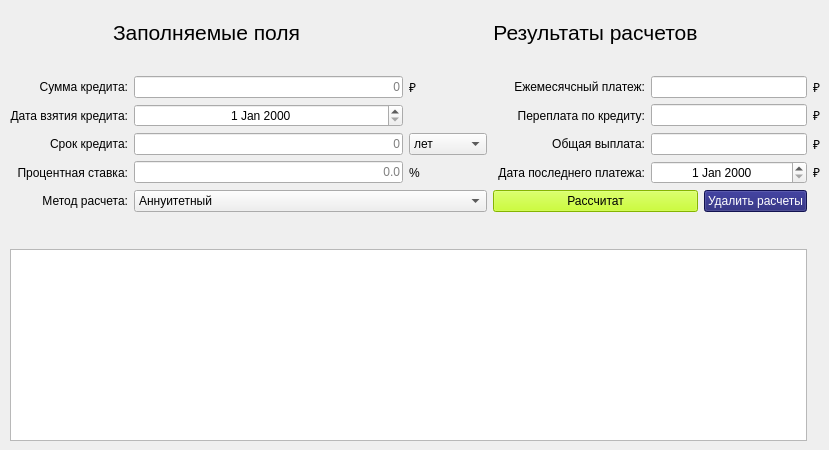
      <widget class="QWidget" name="tab_2">
       <attribute name="title">
        <string>Кредитный</string>
       </attribute>
       <widget class="QWidget" name="layoutWidget">
        <property name="geometry">
         <rect>
          <x>10</x>
          <y>20</y>
          <width>810</width>
          <height>421</height>
         </rect>
        </property>
        <layout class="QGridLayout" name="gridLayout">
         <item row="0" column="0" colspan="3">
          <widget class="QLabel" name="label_13">
           <property name="font">
            <font>
             <pointsize>16</pointsize>
            </font>
           </property>
           <property name="text">
            <string>Заполняемые поля</string>
           </property>
           <property name="alignment">
            <set>Qt::AlignCenter</set>
           </property>
          </widget>
         </item>
         <item row="0" column="4" colspan="4">
          <widget class="QLabel" name="label_15">
           <property name="font">
            <font>
             <pointsize>16</pointsize>
            </font>
           </property>
           <property name="text">
            <string>Результаты расчетов</string>
           </property>
           <property name="alignment">
            <set>Qt::AlignCenter</set>
           </property>
          </widget>
         </item>
         <item row="1" column="1" colspan="2">
          <spacer name="verticalSpacer_2">
           <property name="orientation">
            <enum>Qt::Vertical</enum>
           </property>
           <property name="sizeHint" stdset="0">
            <size>
             <width>20</width>
             <height>10</height>
            </size>
           </property>
          </spacer>
         </item>
         <item row="1" column="5" colspan="2">
          <spacer name="verticalSpacer_3">
           <property name="orientation">
            <enum>Qt::Vertical</enum>
           </property>
           <property name="sizeHint" stdset="0">
            <size>
             <width>20</width>
             <height>10</height>
            </size>
           </property>
          </spacer>
         </item>
         <item row="2" column="2">
          <widget class="QLineEdit" name="sum_credit">
           <property name="text">
            <string/>
           </property>
           <property name="maxLength">
            <number>100</number>
           </property>
           <property name="alignment">
            <set>Qt::AlignRight|Qt::AlignTrailing|Qt::AlignVCenter</set>
           </property>
           <property name="placeholderText">
            <string>0</string>
           </property>
          </widget>
         </item>
         <item row="2" column="3">
          <widget class="QLabel" name="label_16">
           <property name="text">
            <string>₽</string>
           </property>
          </widget>
         </item>
         <item row="2" column="9">
          <widget class="QLabel" name="label_21">
           <property name="text">
            <string>₽</string>
           </property>
          </widget>
         </item>
         <item row="3" column="0" colspan="2">
          <widget class="QLabel" name="label_14">
           <property name="text">
            <string>Дата взятия кредита:</string>
           </property>
           <property name="alignment">
            <set>Qt::AlignRight|Qt::AlignTrailing|Qt::AlignVCenter</set>
           </property>
          </widget>
         </item>
         <item row="3" column="2">
          <widget class="QDateEdit" name="date_credit_start">
           <property name="alignment">
            <set>Qt::AlignCenter</set>
           </property>
          </widget>
         </item>
         <item row="3" column="9">
          <widget class="QLabel" name="label_22">
           <property name="text">
            <string>₽</string>
           </property>
          </widget>
         </item>
         <item row="4" column="2">
          <widget class="QLineEdit" name="term_credit">
           <property name="text">
            <string/>
           </property>
           <property name="alignment">
            <set>Qt::AlignRight|Qt::AlignTrailing|Qt::AlignVCenter</set>
           </property>
           <property name="placeholderText">
            <string>0</string>
           </property>
          </widget>
         </item>
         <item row="4" column="3">
          <widget class="QComboBox" name="comboBox_term">
           <item>
            <property name="text">
             <string>лет</string>
            </property>
           </item>
           <item>
            <property name="text">
             <string>месяцев</string>
            </property>
           </item>
          </widget>
         </item>
         <item row="4" column="9">
          <widget class="QLabel" name="label_23">
           <property name="text">
            <string>₽</string>
           </property>
          </widget>
         </item>
         <item row="5" column="0" colspan="2">
          <widget class="QLabel" name="label_11">
           <property name="text">
            <string>Процентная ставка:</string>
           </property>
           <property name="alignment">
            <set>Qt::AlignRight|Qt::AlignTrailing|Qt::AlignVCenter</set>
           </property>
          </widget>
         </item>
         <item row="5" column="2">
          <widget class="QLineEdit" name="credit_procent">
           <property name="inputMask">
            <string/>
           </property>
           <property name="text">
            <string/>
           </property>
           <property name="alignment">
            <set>Qt::AlignRight|Qt::AlignTrailing|Qt::AlignVCenter</set>
           </property>
           <property name="placeholderText">
            <string>0.0</string>
           </property>
          </widget>
         </item>
         <item row="5" column="3">
          <widget class="QLabel" name="label_17">
           <property name="text">
            <string>%</string>
           </property>
          </widget>
         </item>
         <item row="5" column="9">
          <widget class="QLabel" name="label_49">
           <property name="text">
            <string>₽</string>
           </property>
          </widget>
         </item>
         <item row="6" column="2" colspan="2">
          <widget class="QComboBox" name="comboBox_type">
           <property name="sizeAdjustPolicy">
            <enum>QComboBox::AdjustToContents</enum>
           </property>
           <item>
            <property name="text">
             <string>Аннуитетный</string>
            </property>
           </item>
           <item>
            <property name="text">
             <string>Дифференцированные</string>
            </property>
           </item>
          </widget>
         </item>
         <item row="7" column="1">
          <spacer name="verticalSpacer">
           <property name="orientation">
            <enum>Qt::Vertical</enum>
           </property>
           <property name="sizeHint" stdset="0">
            <size>
             <width>20</width>
             <height>20</height>
            </size>
           </property>
          </spacer>
         </item>
         <item row="8" column="0" colspan="9">
          <widget class="QTableView" name="table_result"/>
         </item>
         <item row="6" column="4" colspan="4">
          <widget class="QPushButton" name="push_credit_cal">
           <property name="styleSheet">
            <string notr="true">QPushButton {
	background-color: rgb(186, 252, 3);
  color: black; 
}

QPushButton:pressed {
    background-color: qlineargradient(x1: 0, y1: 0, x2: 0, y2: 1,
                                      stop: 0 rgb(161, 252, 3), stop: 1 rgb(161, 252, 3));
}</string>
           </property>
           <property name="text">
            <string>Расcчитат</string>
           </property>
          </widget>
         </item>
         <item row="6" column="0" colspan="2">
          <widget class="QLabel" name="label_12">
           <property name="text">
            <string>Метод расчета:</string>
           </property>
           <property name="alignment">
            <set>Qt::AlignRight|Qt::AlignTrailing|Qt::AlignVCenter</set>
           </property>
          </widget>
         </item>
         <item row="4" column="0" colspan="2">
          <widget class="QLabel" name="label_6">
           <property name="text">
            <string>Срок кредита:</string>
           </property>
           <property name="alignment">
            <set>Qt::AlignRight|Qt::AlignTrailing|Qt::AlignVCenter</set>
           </property>
          </widget>
         </item>
         <item row="2" column="0" colspan="2">
          <widget class="QLabel" name="label_5">
           <property name="text">
            <string>Сумма кредита:</string>
           </property>
           <property name="alignment">
            <set>Qt::AlignRight|Qt::AlignTrailing|Qt::AlignVCenter</set>
           </property>
          </widget>
         </item>
         <item row="6" column="8">
          <widget class="QPushButton" name="credit_clean">
           <property name="styleSheet">
            <string notr="true">QPushButton {
	color: white;
	background-color: rgb(25,25,112);
}

QPushButton:pressed {
    background-color: qlineargradient(x1: 0, y1: 0, x2: 0, y2: 1,
                                      stop: 0 rgb(125, 200, 215), stop: 1 rgb(125, 185, 205));
}</string>
           </property>
           <property name="text">
            <string>Удалить расчеты</string>
           </property>
          </widget>
         </item>
         <item row="5" column="7" colspan="2">
          <widget class="QDateEdit" name="date_credit_finish">
           <property name="alignment">
            <set>Qt::AlignCenter</set>
           </property>
          </widget>
         </item>
         <item row="4" column="7" colspan="2">
          <widget class="QLineEdit" name="total">
           <property name="alignment">
            <set>Qt::AlignRight|Qt::AlignTrailing|Qt::AlignVCenter</set>
           </property>
          </widget>
         </item>
         <item row="3" column="7" colspan="2">
          <widget class="QLineEdit" name="overpayment">
           <property name="alignment">
            <set>Qt::AlignRight|Qt::AlignTrailing|Qt::AlignVCenter</set>
           </property>
          </widget>
         </item>
         <item row="2" column="7" colspan="2">
          <widget class="QLineEdit" name="payment">
           <property name="alignment">
            <set>Qt::AlignRight|Qt::AlignTrailing|Qt::AlignVCenter</set>
           </property>
          </widget>
         </item>
         <item row="2" column="4" colspan="3">
          <widget class="QLabel" name="label_18">
           <property name="text">
            <string>Ежемесячсный платеж:</string>
           </property>
           <property name="alignment">
            <set>Qt::AlignRight|Qt::AlignTrailing|Qt::AlignVCenter</set>
           </property>
          </widget>
         </item>
         <item row="3" column="4" colspan="3">
          <widget class="QLabel" name="label_19">
           <property name="text">
            <string>Переплата по кредиту:</string>
           </property>
           <property name="alignment">
            <set>Qt::AlignRight|Qt::AlignTrailing|Qt::AlignVCenter</set>
           </property>
          </widget>
         </item>
         <item row="4" column="4" colspan="3">
          <widget class="QLabel" name="label_20">
           <property name="text">
            <string>Общая выплата:</string>
           </property>
           <property name="alignment">
            <set>Qt::AlignRight|Qt::AlignTrailing|Qt::AlignVCenter</set>
           </property>
          </widget>
         </item>
         <item row="5" column="4" colspan="3">
          <widget class="QLabel" name="label_55">
           <property name="text">
            <string>Дата последнего платежа:</string>
           </property>
           <property name="alignment">
            <set>Qt::AlignRight|Qt::AlignTrailing|Qt::AlignVCenter</set>
           </property>
          </widget>
         </item>
         <item row="7" column="2" colspan="3">
          <widget class="QLabel" name="error">
           <property name="styleSheet">
            <string notr="true">font: 500 12pt &quot;Ubuntu&quot;;</string>
           </property>
           <property name="text">
            <string/>
           </property>
           <property name="alignment">
            <set>Qt::AlignCenter</set>
           </property>
          </widget>
         </item>
        </layout>
       </widget>
      </widget>
